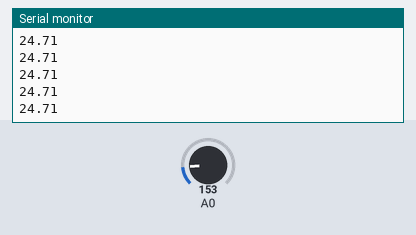
A sketch run on a simulated Arduino Uno, built with avr-gcc and run on an emulated ATmega328P. Shown: the last lines printed to the serial monitor. Inputs (shaded band) come from the test bench; at power-on: A0 = 153.

Above: at 1.2 s.
1.3 s: A0 set to 165
At 2.3 s:
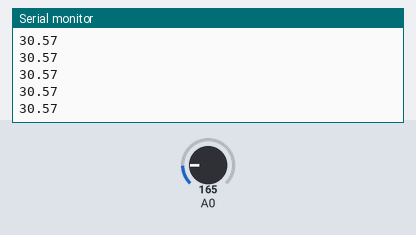
2.8 s: A0 set to 175
At 3.7 s:
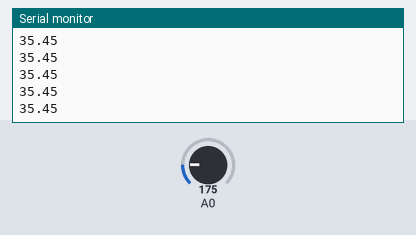
Timing chart, 0 to 5.8 s (numbered marks = the images above; inputs shaded):
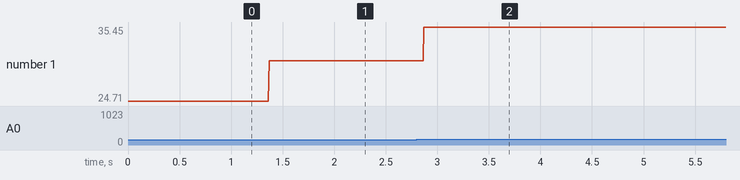

The sketch:

TMP36.ino
```cpp
/*
  TMP36 temperature sensor
 Reads an analog input on pin 0, prints the result to the serial monitor

 */

void setup() {
  Serial.begin(9600);
}

void loop() {
  // read the value from the sensor:
  int sensorValue = analogRead(A0);
  // convert the reading to millivolts:
  float voltage = sensorValue *  (5.0/ 1024.0);
  // convert the millivolts to temperature celsius:
  float temperature = (voltage - 0.5)/0.01;
  // print the temperature:
  Serial.println(temperature);
}
```

Measured:
- after the input at 1.3 s, the serial monitor: prints a new line after 0.07 s (image 1)
- after the input at 2.8 s, the serial monitor: prints a new line after 0.07 s (image 2)
- plotted number 1: 24.71 → 30.57 after the input at 1.3 s, 30.57 → 35.45 after the input at 2.8 s
